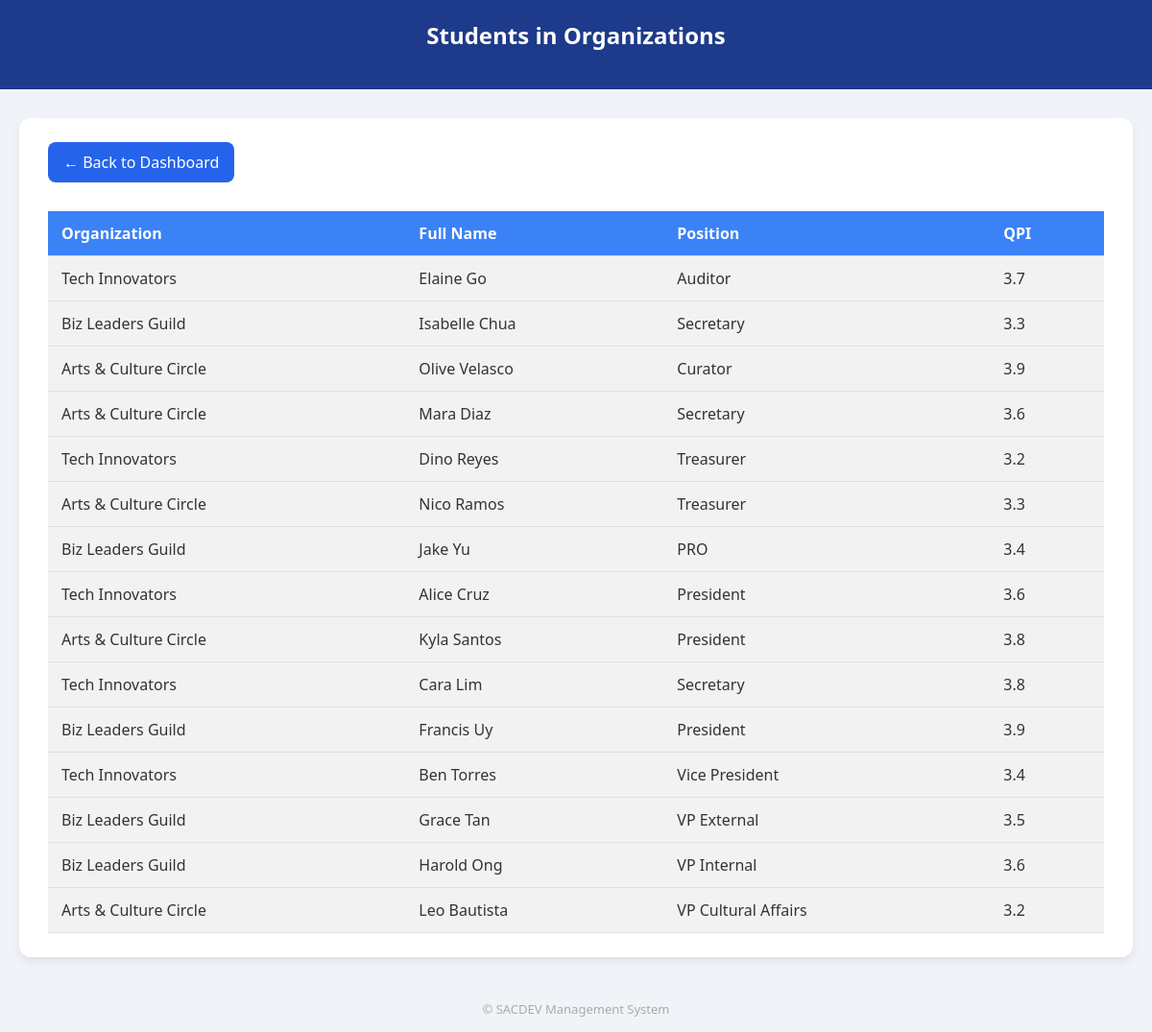
The app's page /students_orgs, older data.
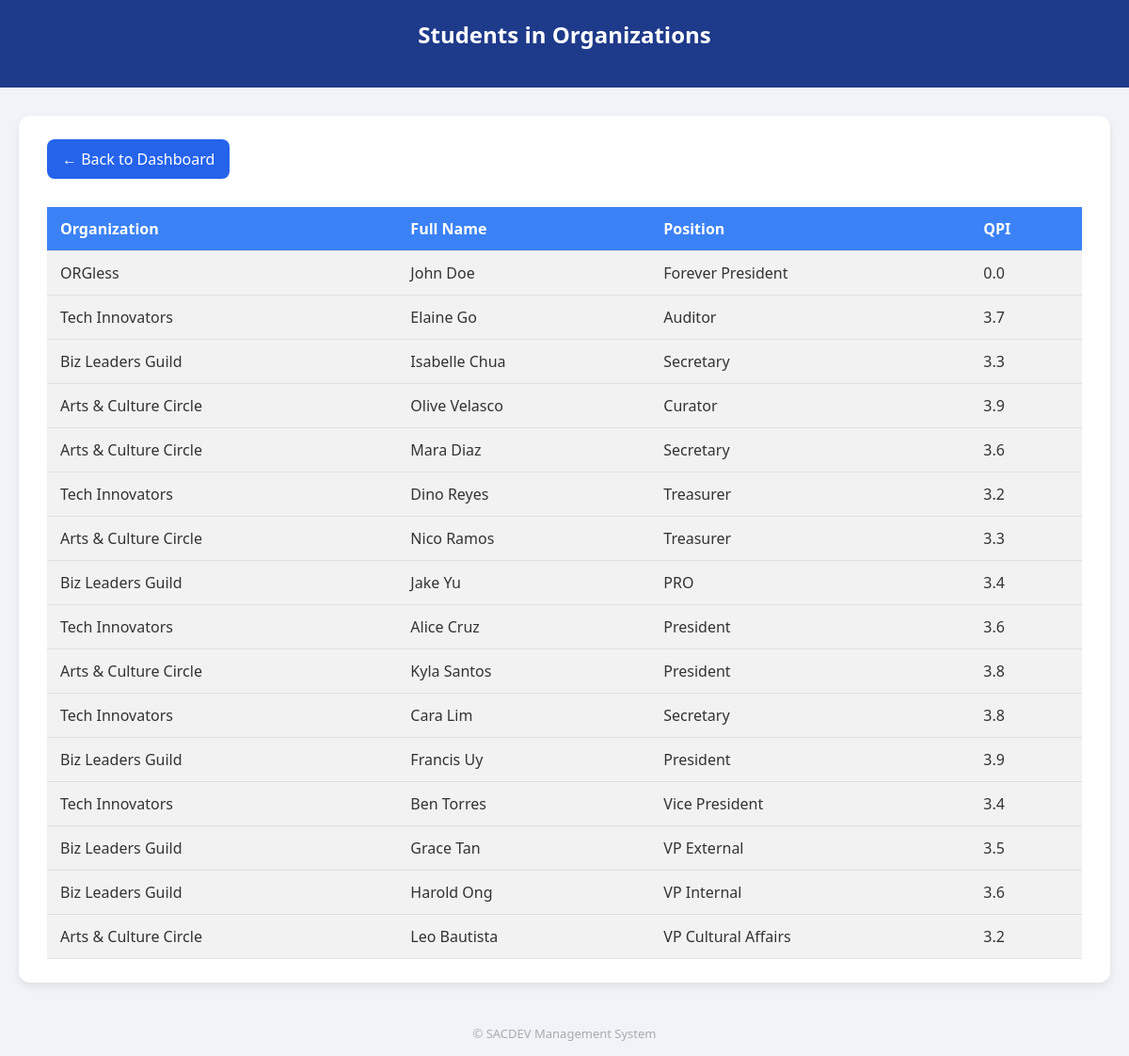
The same page, newer data.
### tables this page shows
CREATE TABLE members (
        id INTEGER PRIMARY KEY AUTOINCREMENT,
        org_id INTEGER,
        full_name TEXT,
        position TEXT,
        email TEXT,
        contact_no TEXT,
        sex TEXT,
        qpi REAL,
        course TEXT,
        year_level TEXT,
        college TEXT,
        FOREIGN KEY (org_id) REFERENCES organizations(id)
    );

CREATE TABLE organizations (
        id INTEGER PRIMARY KEY AUTOINCREMENT,
        name TEXT NOT NULL,
        description TEXT,
        mission TEXT,
        vision TEXT,
        status TEXT DEFAULT 'Pending'
    );

### app.py (the view)
@app.route('/students_orgs')
def students_orgs():
    try:
        conn = sqlite3.connect('database/users.db')
        conn.row_factory = sqlite3.Row
        c = conn.cursor()
        c.execute('''
            SELECT o.name AS org_name, m.*
            FROM members m
            JOIN organizations o ON m.org_id = o.id
        ''')
        students = c.fetchall()
        conn.close()
        return render_template('students_orgs.html', students=students)
    except Exception as e:
        import traceback
        return f"<pre>{traceback.format_exc()}</pre>"

### app.py (called while the page is built)
@app.teardown_appcontext
def close_connection(exception):
    db = getattr(g, '_database', None)
    if db is not None:
        db.close()

### templates/students_orgs.html (shortened to what this page needs)
<!DOCTYPE html>
<html lang="en">
<head>
</head>
<body>
    <div class="header">
        <h1>Students in Organizations</h1>
    </div>
    <div class="container">
        <a href="http://127.0.0.1:5000/sacdev_dashboard" class="back-button">← Back to Dashboard</a>
        {% if students %}
        <table>
            <thead>
                <tr>
                    <th>Organization</th>
                    <th>Full Name</th>
                    <th>Position</th>
                    <th>QPI</th>
                </tr>
            </thead>
            <tbody>
                {% for student in students %}
                <tr class="expand-toggle">
                    <td>{{ student['org_name'] }}</td>
                    <td>{{ student['full_name'] }}</td>
                    <td>{{ student['position'] }}</td>
                    <td>{{ student['qpi'] }}</td>
                </tr>
                {% endfor %}
            </tbody>
        </table>
        {% else %}
        <p>No student organization data available.</p>
        {% endif %}
    </div>
    <div class="footer">
        &copy; {{ year }} SACDEV Management System
    </div>
</body>
</html>

Row changes from the older to the newer data that the page shows:
added members: org_name "ORGless", full_name "John Doe", position "Forever President", qpi "0.0"
